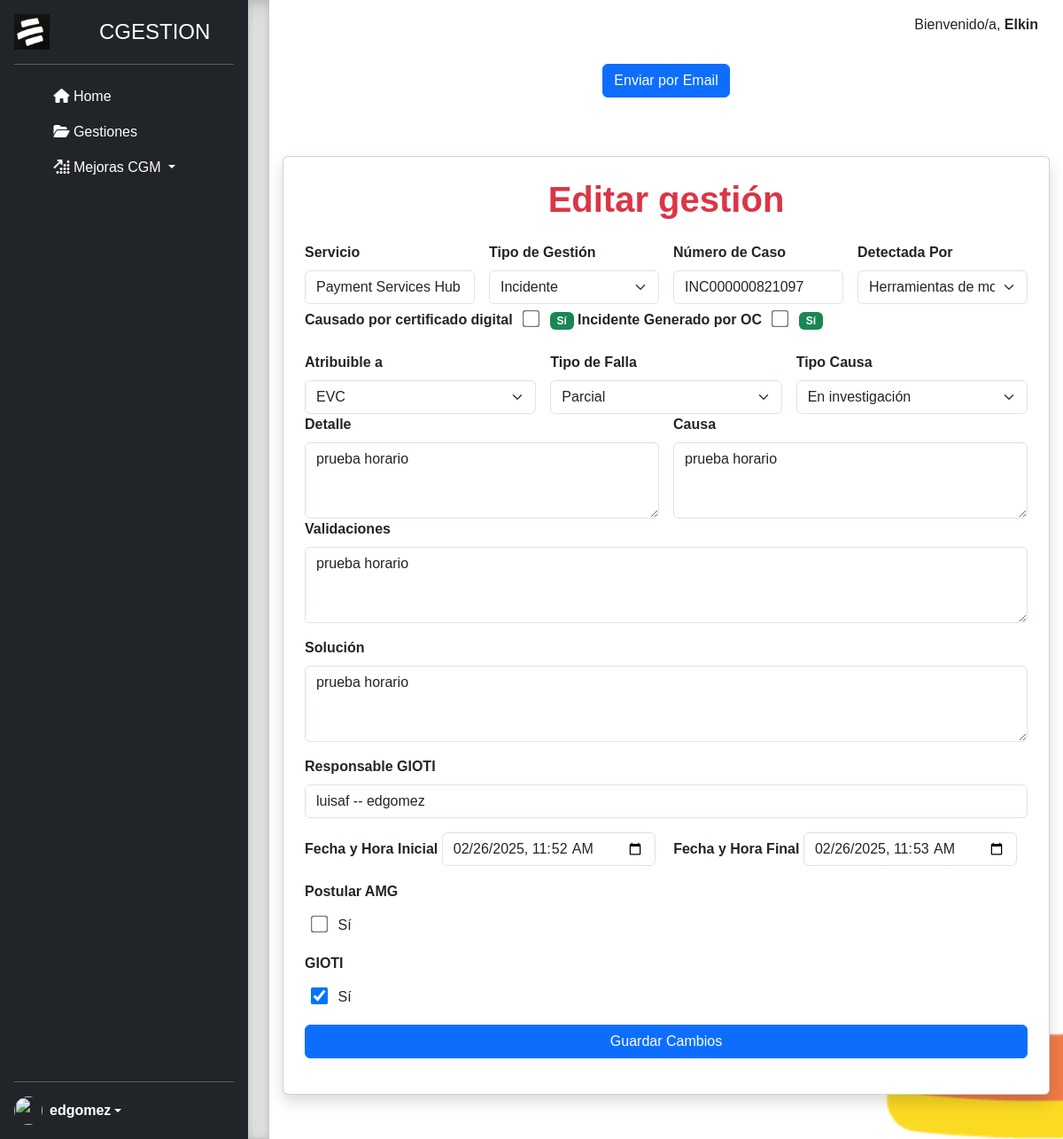
Page /editar_gestion/19/ (signed in) on the earlier database version.
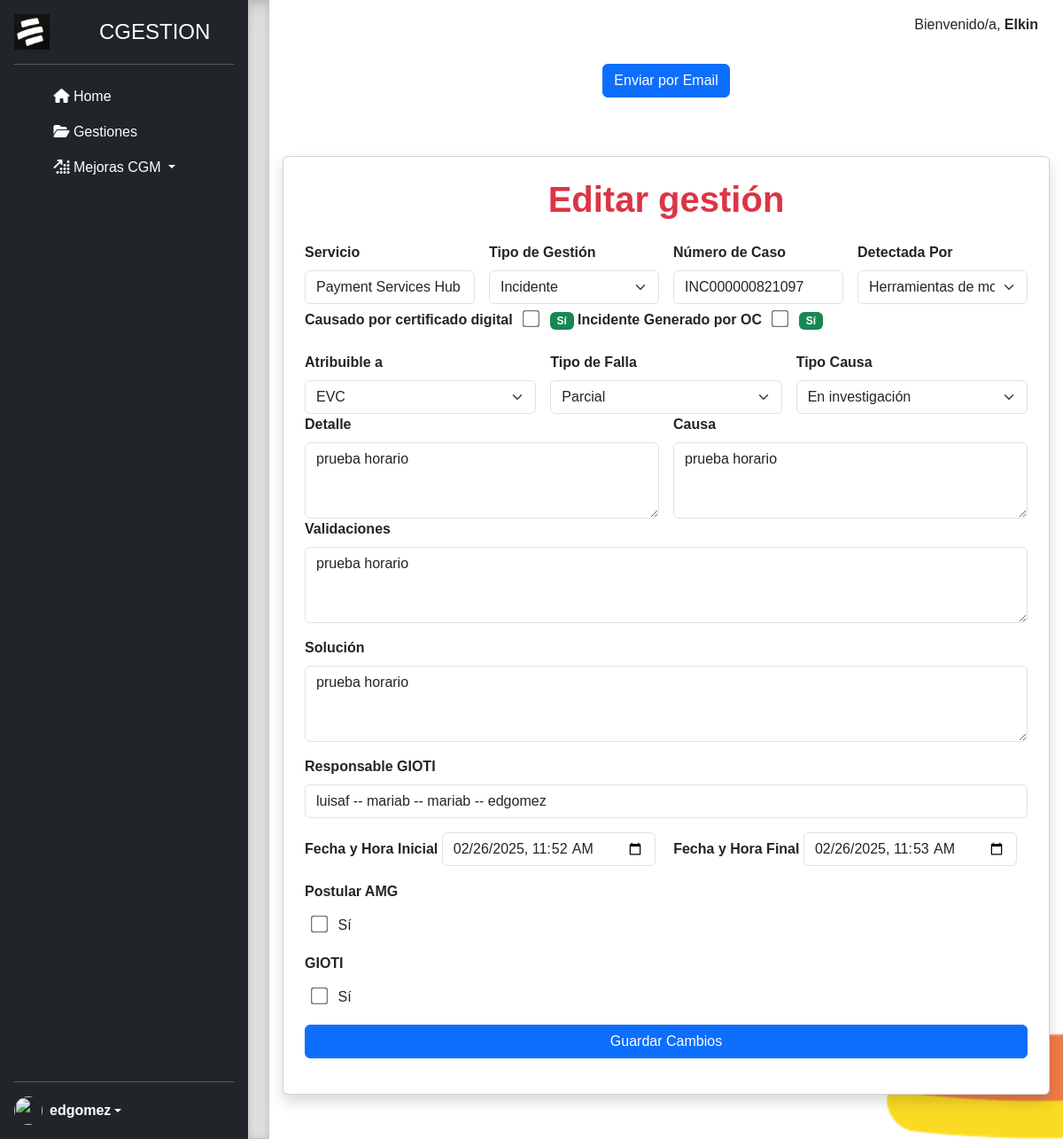
Same page on the later database version.
### gestiones/models.py (models this page shows, shortened)
class Gestion(models.Model):
    servicio = models.CharField(max_length=250, verbose_name='Servicio', null=True, blank=True)
    tipo_de_gestion = models.CharField(max_length=250, verbose_name='Tipo de gestion', null=True, blank=True)
    numero_caso = models.CharField(max_length=250, verbose_name='Numero de caso', null=True, blank=True)
    detectada_por = models.CharField(max_length=250, verbose_name='Detectado por', null=True, blank=True)
    causado_por_certificado_digital = models.BooleanField(default=False, verbose_name='Causado por certificado digital')
    incidente_generado_por_OC = models.BooleanField(default=False, verbose_name='Incidente generado por OC')
    atribuible_a = models.CharField(max_length=30, verbose_name='Atribuible a', null=True, blank=True)
    tipo_de_falla = models.CharField(max_length=30, verbose_name='Tipo de falla', null=True, blank=True)
    detalle = models.TextField(verbose_name='Detalle', null=True, blank=True)
    tipo_causa = models.CharField(max_length=30, verbose_name='Tipo_causa', null=True, blank=True)
    causa = models.TextField(verbose_name='Causa', null=True, blank=True)
    validaciones = models.TextField(verbose_name='Validaciones', null=True, blank=True)
    solucion = models.TextField(verbose_name='Solucion', null=True, blank=True)
    responsable_gioti = models.CharField(max_length=250, verbose_name='Responsable gioti')
    fecha_hora_inicial = models.DateTimeField("Fecha y Hora Inicial", auto_now=False, auto_now_add=False )
    fecha_hora_final = models.DateTimeField("Fecha y Hora Final", null=True, blank=True)
    postular_amg = models.BooleanField(default=False, verbose_name='Postular AMG')
    gioti = models.BooleanField(default=False, verbose_name='GIOTI')
    class Meta:
        verbose_name = 'Gestion'
        verbose_name_plural = 'Gestiones'
        ordering=['-id']

### gestiones/views.py (the view, shortened to what this page needs)
# urls.py: path('editar_gestion/<int:id>/',views.editar_gestion, name='editar_gestion'),
@login_required(login_url='/login/')
def editar_gestion(request, id):
    first_name = request.user.first_name if request.user.is_authenticated else "Invitado"
    gestion = get_object_or_404(Gestion, id=id)
    fecha_hora_actual = datetime.now().strftime('%Y-%m-%dT%H:%M')
    return render(request, 'editar_gestion.html', {'gestion': gestion, "first_name": first_name, 'fecha_hora_actual': fecha_hora_actual})

### gestiones/templates/editar_gestion.html (shortened to what the changed rows need)
{% extends "layout.html" %}
{% block content %}
<form method="post">
<div class="container-fluid d-flex flex-column align-items-center" style="min-height: 100vh; padding: 50px 15px; overflow-y: auto;">
  <div class="card shadow p-4" style="max-width: 1500px; width: 100%;">
    <h1 class="mb-4 text-center text-danger"><strong>Editar gestión</strong></h1>
    <form method="POST" novalidate>
      <div class="mb-3">
        <div class="row g-3 align-items-end">
            <div class="col-md-3">
              <label for="servicio" class="form-label"><strong>Servicio</strong></label>
              <input type="text" class="form-control" id="servicio" name="servicio" value="{{ gestion.servicio }}" placeholder="Ingrese el servicio">
            </div>
            <div class="col-md-3">
              <label for="tipo_de_gestion" class="form-label"><strong>Tipo de Gestión</strong></label>
              <select class="form-select" id="tipo_de_gestion" name="tipo_de_gestion" >
                <option value="Incidente" {% if gestion.tipo_de_gestion == 'Incidente' %}selected{% endif %}>Incidente</option>
              </select>
            </div>
            <div class="col-md-3">
              <label for="numero_caso" class="form-label"><strong>Número de Caso</strong></label>
              <input type="text" class="form-control" id="numero_caso" name="numero_caso" placeholder="Ingrese el número de caso" value="{{ gestion.numero_caso }}">
            </div>
            <div class="col-md-3">
              <label for="detectada_por" class="form-label"><strong>Detectada Por</strong></label>
              <select class="form-select" id="detectada_por" name="detectada_por" >
                <option value="Herramientas de monitoreo" {% if gestion.detectada_por == 'Herramientas de monitoreo' %}selected{% endif %}>Herramientas de monitoreo</option>
              </select>
            </div>
          </div>
<div class="mb-3">
  <label class="form-label"><strong>Causado por certificado digital</strong></label>
  <input type="checkbox" id="causado_por_certificado_digital" class="checkbox-grande" name="causado_por_certificado_digital"  >
    <label for="causado_por_certificado_digital" class="badge bg-success"> Sí </label>
  <label class="form-label"><strong>Incidente Generado por OC</strong></label>
  <input type="checkbox" id="incidente_generado_por_OC" class="checkbox-grande" name="incidente_generado_por_OC" {% if gestion.incidente_generado_por_OC %} checked {% endif %} {% if generadoporc == "on" %} checked {% endif %}>
  <label for="incidente_generado_por_OC" class="badge bg-success"> Sí </label>
</div>
<div class="row g-3 align-items-end">
  <div class="col-md-4">
    <label for="atribuible_a" class="form-label"><strong>Atribuible a</strong></label>
    <select class="form-select" id="atribuible_a" name="atribuible_a" >
      <option value="EVC" {% if gestion.atribuible_a == 'EVC' %}selected{% endif %}>EVC</option>
    </select>
  </div>
  <div class="col-md-4">
    <label for="tipo_de_falla" class="form-label"><strong>Tipo de Falla</strong></label>
    <select class="form-select" id="tipo_de_falla" name="tipo_de_falla" >
      <option value="Parcial" {% if gestion.tipo_de_falla == 'Parcial' %}selected{% endif %}>Parcial</option>
    </select>
  </div>
  <div class="col-md-4">
    <label for="tipo_causa" class="form-label"><strong>Tipo Causa</strong></label>
    <select class="form-select" id="tipo_causa" name="tipo_causa" >
      <option value="En investigacion" {% if gestion.tipo_causa == 'En investigacion' %}selected{% endif %}>En investigación</option>
    </select>
  </div>
</div>
<div class="row g-3">
  <div class="col-md-6">
    <label for="detalle" class="form-label"><strong>Detalle</strong></label>
    <textarea class="form-control" id="detalle" name="detalle" rows="3" placeholder="Describa el detalle" >{{ gestion.detalle }}</textarea>
  </div>
  <div class="col-md-6">
    <label for="causa" class="form-label"><strong>Causa</strong></label>
    <textarea class="form-control" id="causa" name="causa" rows="3" placeholder="Describa la causa" >{{ gestion.causa }}</textarea>
  </div>
</div>
<div class="mb-3">
  <label for="validaciones" class="form-label"><strong>Validaciones</strong></label>
  <textarea class="form-control" id="validaciones" name="validaciones" rows="3" placeholder="Ingrese las validaciones" >{{ gestion.validaciones }}</textarea>
</div>
<div class="mb-3">
  <label for="solucion" class="form-label"><strong>Solución</strong></label>
  <textarea class="form-control" id="solucion" name="solucion" rows="3" placeholder="Ingrese la solución" >{{ gestion.solucion }}</textarea>
</div>
<div class="mb-3">
  <label for="responsable_gioti" class="form-label"><strong>Responsable GIOTI</strong></label>
  <input type="text" class="form-control" id="responsable_gioti" name="responsable_gioti" value="{{ gestion.responsable_gioti }} -- {{ user }}" readonly>
</div>
<div class="mb-3">
  <label for="fecha_hora_inicial" class="form-label"><strong>Fecha y Hora Inicial</strong></label>
  <input type="datetime-local" class="form-control d-inline w-auto me-3" id="fecha_hora_inicial" name="fecha_hora_inicial" value="{{ gestion.fecha_hora_inicial|date:'Y-m-d\TH:i' }}" >
  <label for="fecha_hora_final" class="form-label"><strong>Fecha y Hora Final</strong></label>
  <input type="datetime-local" class="form-control d-inline w-auto" id="fecha_hora_final" name="fecha_hora_final" value="{{ gestion.fecha_hora_final|date:'Y-m-d\TH:i' }}" {% if not gestion.fecha_hora_final %} placeholder="None" {% endif %}>
</div>
  <div class="mb-3">
    <div>
      <input type="checkbox" id="postular_amg" class="checkbox-grande" name="postular_amg" {% if gestion.postular_amg %} checked {% endif %}>
      <label for="postular_amg">Sí</label>
    </div>
  </div>
<div class="mb-3">
  <div>
    <input type="checkbox" id="gioti" name="gioti" class="checkbox-grande" {% if gestion.gioti %} checked {% endif %}>
    <label for="gioti">Sí</label>
  </div>
</div>
    </form>
  </div>
</div>
{% endblock %}

Differences in the rows shown:
changed Gestion "Payment Services Hub": responsable_gioti "luisaf -- edgomez" → "luisaf -- mariab -- mariab -- edgomez"; gioti "☑" → "☐"
